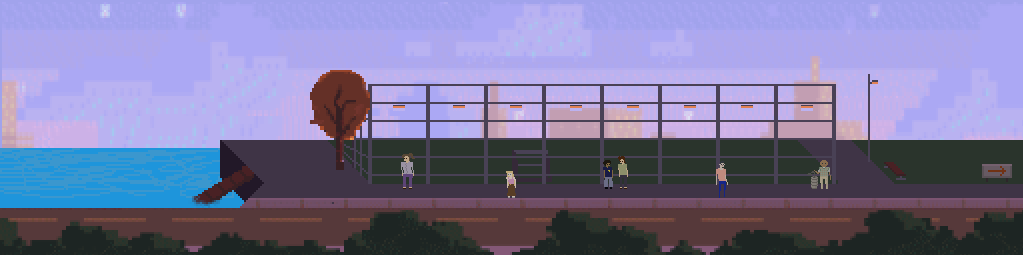

Below is a game level as drawn by its tile map, then a one-line description and the .tmx that defines it (tile-layer data replaced by summaries):
An orthogonal 341x85 tile map with 3x3 px tiles, 2 tile layers (background, solid), 2 tilesets.

<map version="1.10" tiledversion="1.10.2" orientation="orthogonal" renderorder="right-down" width="341" height="85" tilewidth="3" tileheight="3" infinite="0" nextlayerid="3" nextobjectid="1">
 <tileset firstgid="1" name="level1" tilewidth="3" tileheight="3" tilecount="28985" columns="341">
  <image source="level1.png" width="1024" height="257" />
 </tileset>
 <tileset firstgid="28986" name="characters" tilewidth="3" tileheight="3" tilecount="9717" columns="237">
  <image source="characters-Recovered-Recovered.png" width="712" height="125" />
 </tileset>
 <layer id="1" name="background" width="341" height="85">
  <data>[28985 cells, 28985 non-empty, 28985 distinct tile ids]</data>
 </layer>
 <layer id="2" name="solid" width="341" height="85">
  <properties>
   <property name="solid" type="bool" value="true" />
  </properties>
  <data>[28985 cells, 6801 non-empty, 6739 distinct tile ids]</data>
 </layer>
</map>